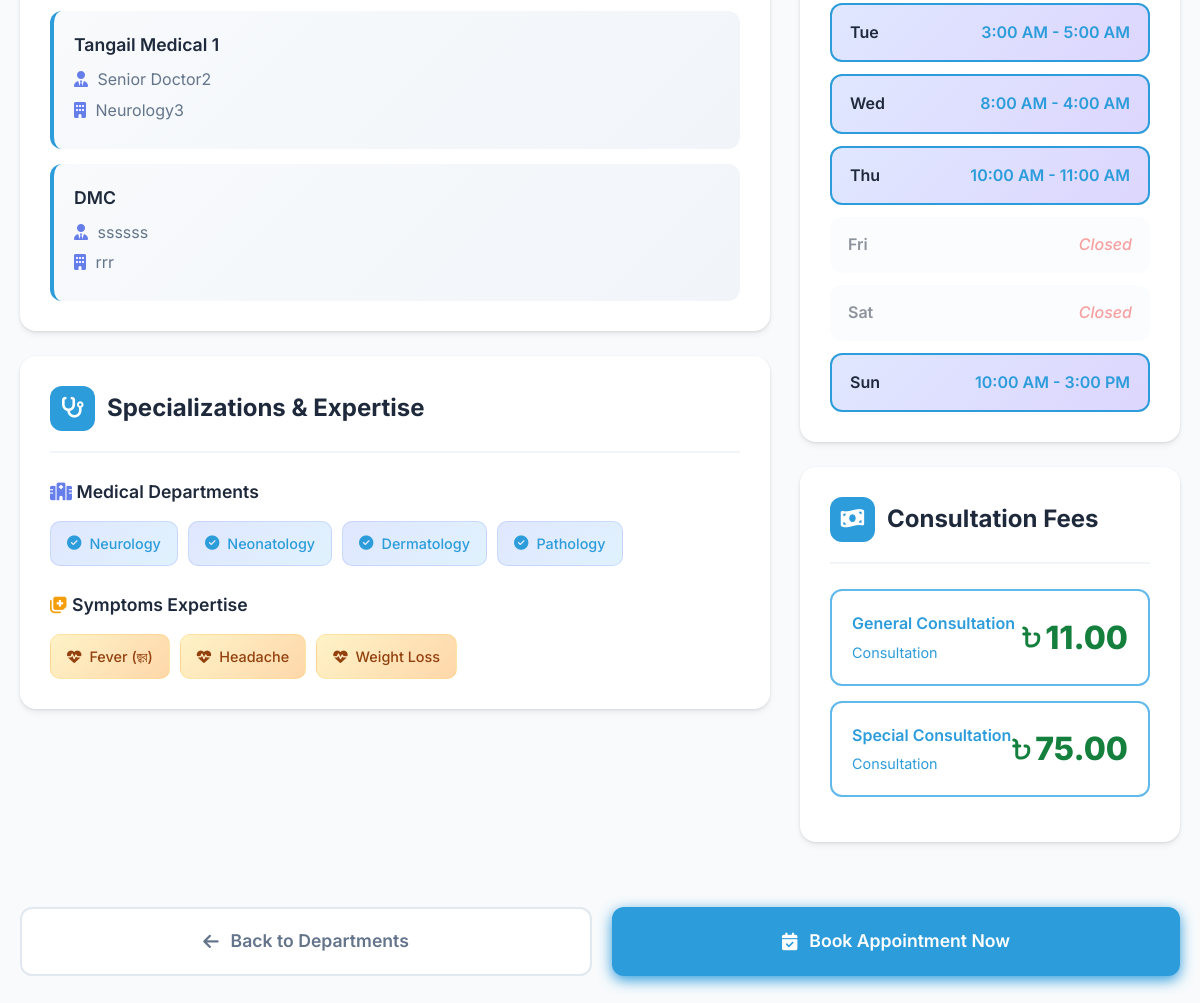
/doctor/3/ (lower part), run on an earlier commit of the app's database.
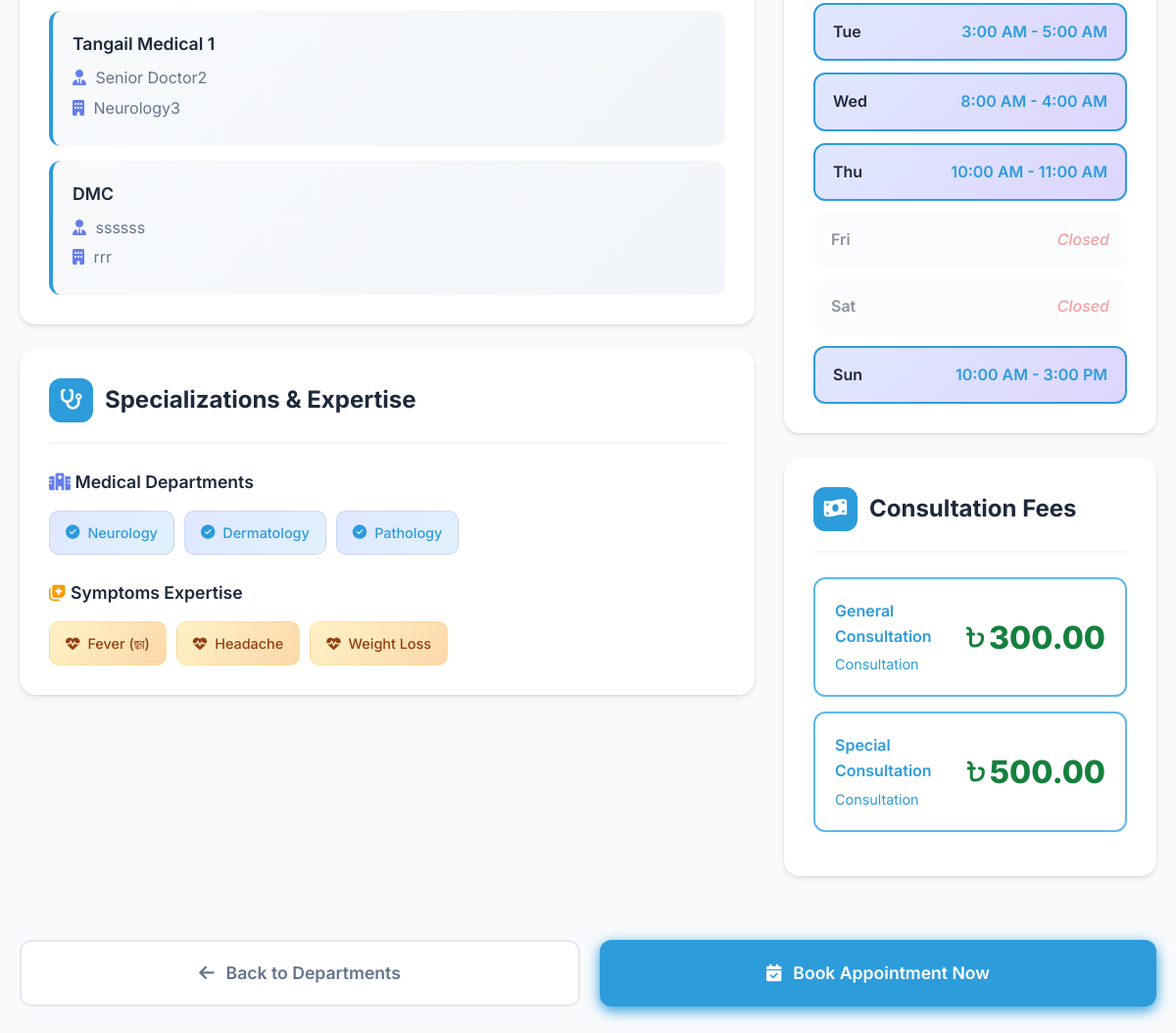
And on a later commit of the database.
### doctor/models.py (models this page shows, shortened)
class DoctorExperience(models.Model):
    doctor = models.ForeignKey(Doctor, on_delete=models.CASCADE, related_name='experiences')
    hospital_name = models.CharField(max_length=255)
    designation = models.CharField(max_length=255)
    department = models.CharField(max_length=255, blank=True, null=True)

class DoctorSpecializationDepartment(models.Model):
    doctor = models.ForeignKey(Doctor, on_delete=models.CASCADE, related_name='specialized_departments')
    department = models.ForeignKey(Department, on_delete=models.CASCADE)
    class Meta:
        unique_together = ('doctor', 'department')  # Prevent duplicates

class DoctorSpecializationSymptom(models.Model):
    doctor = models.ForeignKey(Doctor, on_delete=models.CASCADE, related_name='specialized_symptoms')
    symptom = models.ForeignKey(Symptom, on_delete=models.CASCADE)
    class Meta:
        unique_together = ('doctor', 'symptom')  # Prevent duplicates

class DoctorAppointmentFee(models.Model):
    APPOINTMENT_CATEGORIES = [
        ('General', 'General Consultation'),
        ('Special', 'Special Consultation'),
    ]
    doctor = models.ForeignKey(Doctor, on_delete=models.CASCADE, related_name='appointment_fees')
    category = models.CharField(max_length=50, choices=APPOINTMENT_CATEGORIES)
    price = models.DecimalField(max_digits=10, decimal_places=2)
    class Meta:
        unique_together = ('doctor', 'category')  # Prevent duplicates

### adminapp/models.py (models this page shows, shortened)
class Department(models.Model):
    department_name = models.CharField(max_length=100, unique=True)
    department_image = models.ImageField(upload_to='department/',  blank=True, null=True)

class Symptom(models.Model):
    symptom_name = models.CharField(max_length=100, unique=True)
    symptom_image = models.ImageField(upload_to='symptoms/', blank=True, null=True)

### home/views.py (the view)
# urls.py: path('doctor/<int:doctor_id>/', views.doctor_detail, name='doctor_detail'),  # Add this
def doctor_detail(request, doctor_id):
    doctor = get_object_or_404(
        Doctor.objects.select_related('user', 'division', 'district', 'upazila')
        .prefetch_related('experiences', 'specialized_departments', 'specialized_symptoms', 'appointment_fees'),
        id=doctor_id
    )
    experiences = DoctorExperience.objects.filter(doctor=doctor)
    specializations = DoctorSpecializationDepartment.objects.filter(doctor=doctor).select_related('department')
    symptoms = DoctorSpecializationSymptom.objects.filter(doctor=doctor).select_related('symptom')
    appointment_fees = DoctorAppointmentFee.objects.filter(doctor=doctor)
    context = {
        'doctor': doctor,
        'experiences': experiences,
        'specializations': specializations,
        'symptoms': symptoms,
        'appointment_fees': appointment_fees,
    }
    return render(request, 'home/doctor_detail.html', context)

### home/templates/home/doctor_detail.html (shortened to what the changed rows need)
{% extends 'base.html' %}
{% load static %}
{% block content %}
<div class="content-wrapper">
    <div class="content-grid">
        <div class="main-content">
            <div class="card">
                {% if experiences %}
                <div style="margin-top: 30px;">
                    <div class="experience-list">
                        {% for exp in experiences %}
                        <div class="experience-item">
                            <strong>{{ exp.hospital_name }}</strong>
                            <p><i class="fas fa-user-tie" style="color: #667eea; margin-right: 5px;"></i> {{ exp.designation }}</p>
                            {% if exp.department %}
                            <p><i class="fas fa-building" style="color: #667eea; margin-right: 5px;"></i> {{ exp.department }}</p>
                            {% endif %}
                        </div>
                        {% endfor %}
                    </div>
                </div>
                {% endif %}
            </div>
            <div class="card">
                <div class="card-header">
                    <h2>Specializations & Expertise</h2>
                </div>
                {% if specializations %}
                <div style="margin-bottom: 25px;">
                    <div class="tags-container">
                        {% for spec in specializations %}
                        <span class="tag">
                            <i class="fas fa-check-circle"></i>
                            {{ spec.department.department_name }}
                        </span>
                        {% endfor %}
                    </div>
                </div>
                {% endif %}
                {% if symptoms %}
                <div>
                    <div class="tags-container">
                        {% for symp in symptoms %}
                        <span class="tag symptom">
                            <i class="fas fa-heartbeat"></i>
                            {{ symp.symptom.symptom_name }}
                        </span>
                        {% endfor %}
                    </div>
                </div>
                {% endif %}
            </div>
        </div>
        <div class="sidebar-sticky">
            {% if doctor.working_hours %}
            <div class="card">
                <div class="working-hours-grid">
                    {% for day, hours in doctor.working_hours.items %}
                    <div class="day-schedule {% if hours %}active{% else %}closed{% endif %}">
                        <span class="day-name">{{ day }}</span>
                        {% if hours %}
                            <span class="day-time">{{ hours }}</span>
                        {% else %}
                            <span class="closed-badge">Closed</span>
                        {% endif %}
                    </div>
                    {% endfor %}
                </div>
            </div>
            {% endif %}
            {% if appointment_fees %}
            <div class="card">
                <div class="card-header">
                    <h2>Consultation Fees</h2>
                </div>
                {% for fee in appointment_fees %}
                <div class="fee-item">
                    <div>
                        <div class="fee-label">{{ fee.get_category_display }}</div>
                        <div class="fee-type">Consultation</div>
                    </div>
                    <div class="fee-amount">
                        <i class="fas fa-bangladeshi-taka-sign" style="font-size: 1.5rem;"></i>
                        {{ fee.price }}
                    </div>
                </div>
                {% endfor %}
            </div>
            {% endif %}
        </div>
    </div>
</div>
{% endblock %}

What changed in the data, as far as the page shows it:
removed DoctorSpecializationDepartment: department.department_name "Neonatology"
changed DoctorAppointmentFee "General Consultation": price "11.00" → "300.00"
changed DoctorAppointmentFee "Special Consultation": price "75.00" → "500.00"
